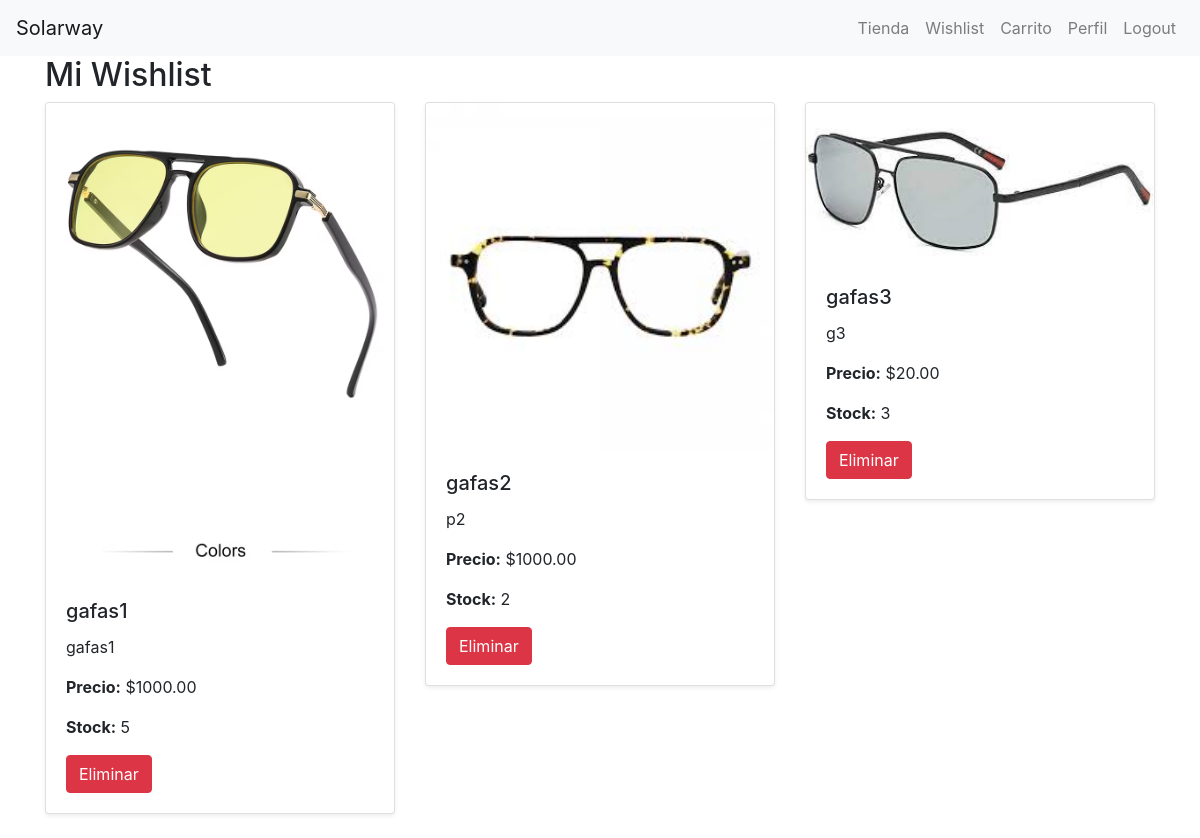
The page /accounts/wishlist/ (signed in) on the database its author committed.
### accounts/models.py (models this page shows, shortened)
class Gafas(models.Model):
    nombre = models.CharField(max_length=100)
    descripcion = models.TextField()
    precio = models.DecimalField(max_digits=10, decimal_places=2)
    stock = models.IntegerField()
    imagen = models.ImageField(upload_to='gafas/')

### accounts/views.py (the view)
# urls.py: path('wishlist/', wishlist, name='wishlist'),
@login_required
def wishlist(request):
    wishlist, created = Wishlist.objects.get_or_create(user=request.user)
    gafas = wishlist.gafas.all()
    return render(request, 'accounts/wishlist.html', {'gafas': gafas})

### accounts/templates/accounts/wishlist.html (shortened to what this page needs)
{% extends 'base.html' %}
{% block content %}
<h2>Mi Wishlist</h2>
<div class="row">
    {% for gafa in gafas %}
    <div class="col-md-4">
        <div class="card mb-4 shadow-sm">
            <img src="{{ gafa.imagen.url }}" class="card-img-top" alt="{{ gafa.nombre }}">
            <div class="card-body">
                <h5 class="card-title">{{ gafa.nombre }}</h5>
                <p class="card-text">{{ gafa.descripcion }}</p>
                <p class="card-text"><strong>Precio:</strong> ${{ gafa.precio }}</p>
                <p class="card-text"><strong>Stock:</strong> {{ gafa.stock }}</p>
                <form method="post" action="{% url 'remove_from_wishlist' gafa.id %}">
                    <button type="submit" class="btn btn-danger">Eliminar</button>
                </form>
            </div>
        </div>
    </div>
    {% endfor %}
</div>
{% endblock %}

### rows shown on the page
Gafas: imagen (picture), nombre "gafas1", descripcion "gafas1", precio "1000.00", stock "5"
Gafas: imagen (picture), nombre "gafas2", descripcion "p2", precio "1000.00", stock "2"
Gafas: imagen (picture), nombre "gafas3", descripcion "g3", precio "20.00", stock "3"
